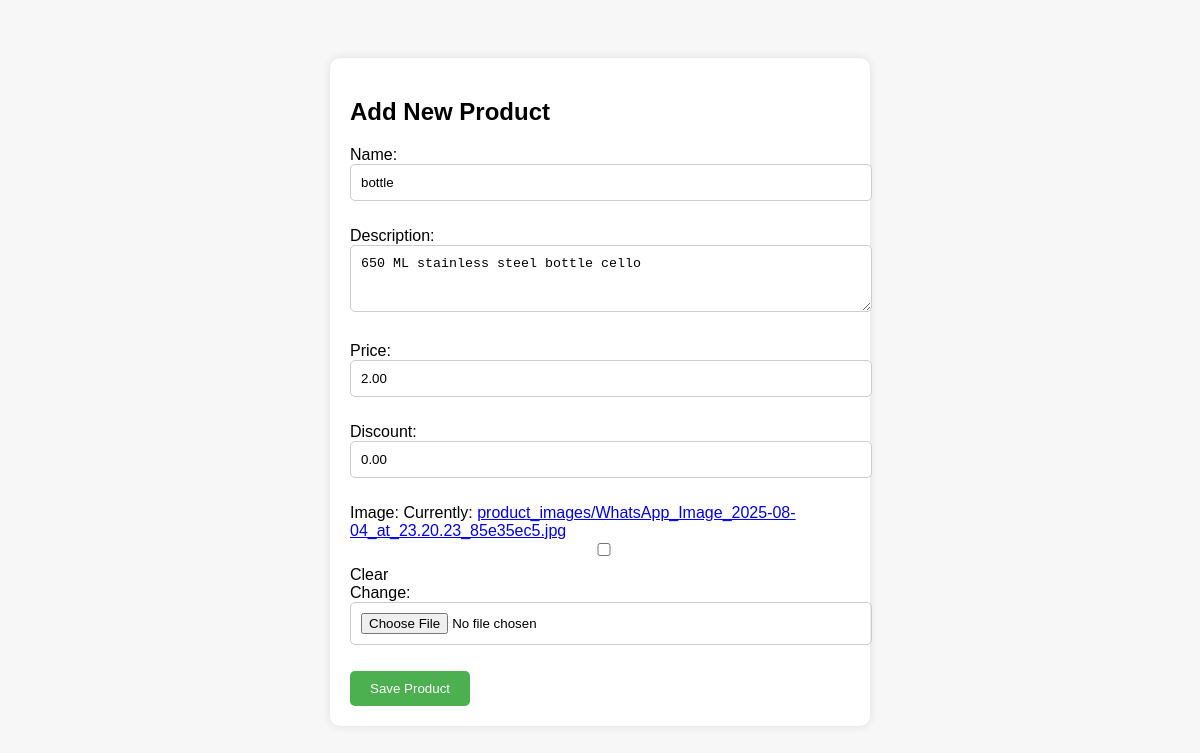
Screenshot of /seller/edit/2/ with the database file from the repository.
### E_commerce_App/models.py (models this page shows, shortened)
class Product(models.Model):
    CATEGORY_CHOICES = [
        ('electronics', 'Electronics'),
        ('clothing', 'Clothing'),
        ('books', 'Books'),
        ('grocery', 'Grocery'),
    ]
    name = models.CharField(max_length=100)
    price = models.DecimalField(max_digits=10, decimal_places=2)
    discount = models.DecimalField(max_digits=5, decimal_places=2, default=0)
    description = models.TextField()
    image = models.ImageField(upload_to='product_images/', null=True, blank=True)
    category = models.CharField(max_length=50, choices=CATEGORY_CHOICES, default='electronics')

### E_commerce_App/views.py (the view)
# urls.py: path('seller/edit/<int:pk>/', edit_product, name='edit_product'),
def edit_product(request, pk):
    product = get_object_or_404(Product, pk=pk)
    form = ProductForm(request.POST or None, request.FILES or None, instance=product)
    if form.is_valid():
        form.save()
        return redirect('seller_home')
    return render(request, 'edit_product.html', {'form': form, 'product': product})

### E_commerce_App/forms.py
class ProductForm(forms.ModelForm):
    class Meta:
        model = Product
        fields = ['name', 'description', 'price', 'discount', 'image']
        widgets = {
            'description': forms.Textarea(attrs={'rows': 3}),
            'price': forms.NumberInput(attrs={'step': '0.01'}),
            'discount': forms.NumberInput(attrs={'step': '0.01'}),
        }

### E_commerce_App/templates/edit_product.html (shortened to what this page needs)
<!DOCTYPE html>
<html>
<head>
</head>
<body>
    <div class="form-container">
        <h2>Add New Product</h2>
        <form method="post" enctype="multipart/form-data">
            {{ form.as_p }}
            <button class="btn" type="submit">Save Product</button>
        </form>
    </div>
</body>
</html>

### E_commerce_App/templates/edit_product.html (style rules this page uses)
body { font-family: Arial; background: #f7f7f7; padding: 50px; }
.form-container { max-width: 500px; margin: auto; padding: 20px; background: white; border-radius: 10px; box-shadow: 0 0 10px rgba(0,0,0,0.1); }
input, textarea { width: 100%; margin-bottom: 10px; padding: 10px; border: 1px solid #ccc; border-radius: 5px; }
.btn { background: #4CAF50; color: white; padding: 10px 20px; border: none; border-radius: 5px; }

### rows the page displays
Product: name "bottle", description "650 ML stainless steel bottle cello", price "2.00", discount "0.00"
